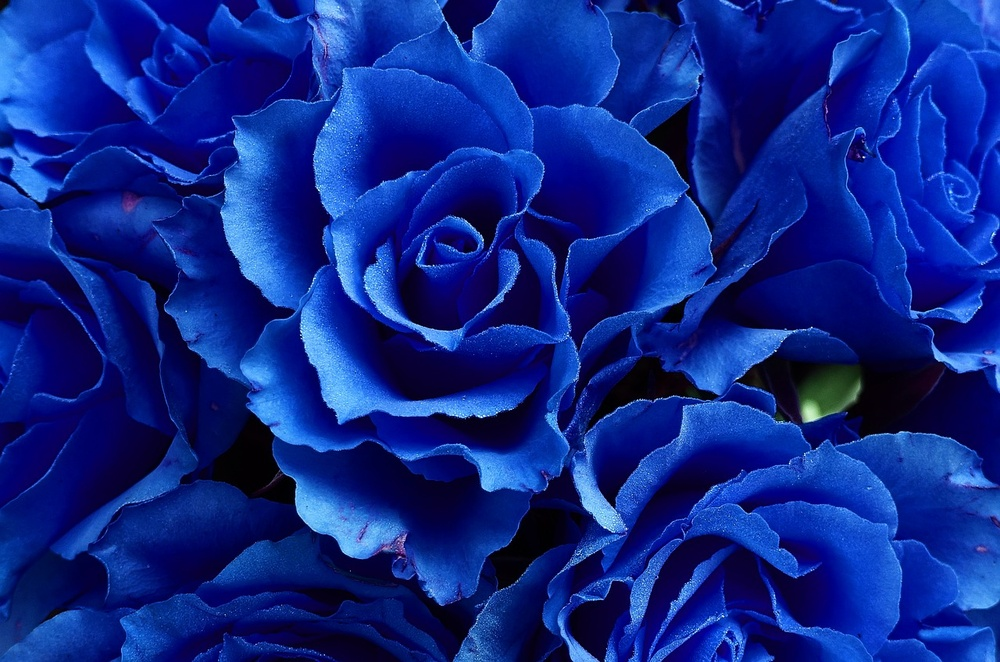
#> input picture chapter6/flower.jpeg, 1000 x 662 px, shrunk from 1280 x 847 before the run
$ python image_process.py
#> lines starting #> are read from the running program, lines starting #| are printed output that depends on the picture
from lib2to3.pytree import convert
from PIL import Image

image = Image.open('flower.jpeg')
#> image is the input picture: PIL image 1000x662 RGB; mean R, G, B 13.3, 38.4, 138
red, green, blue = image.split()
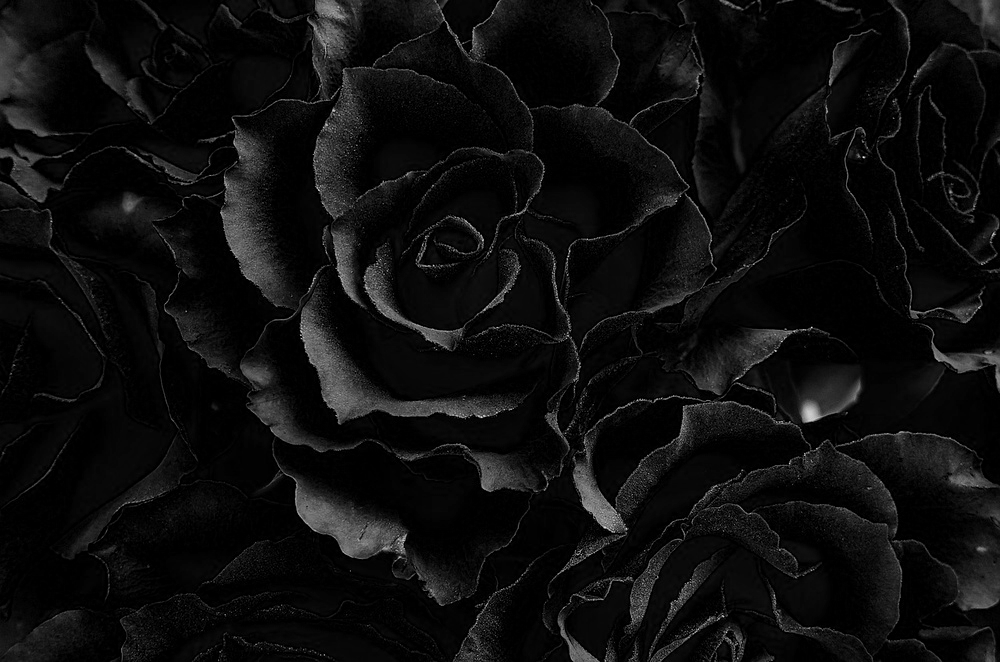
#> red: PIL image 1000x662 L; min 0, max 239, mean 13.3
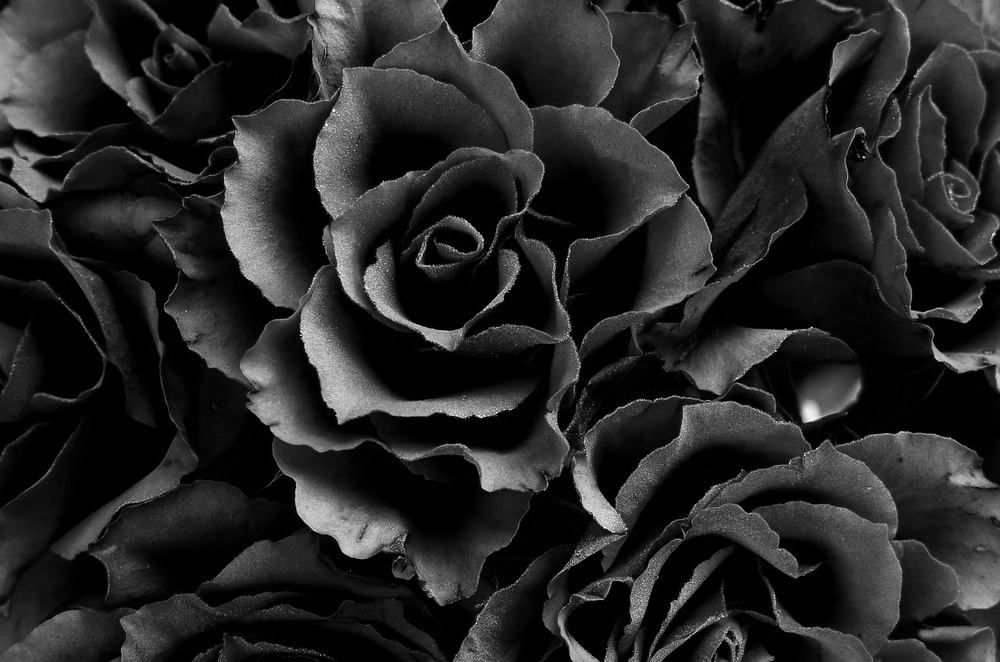
#> green: PIL image 1000x662 L; min 0, max 255, mean 38.4
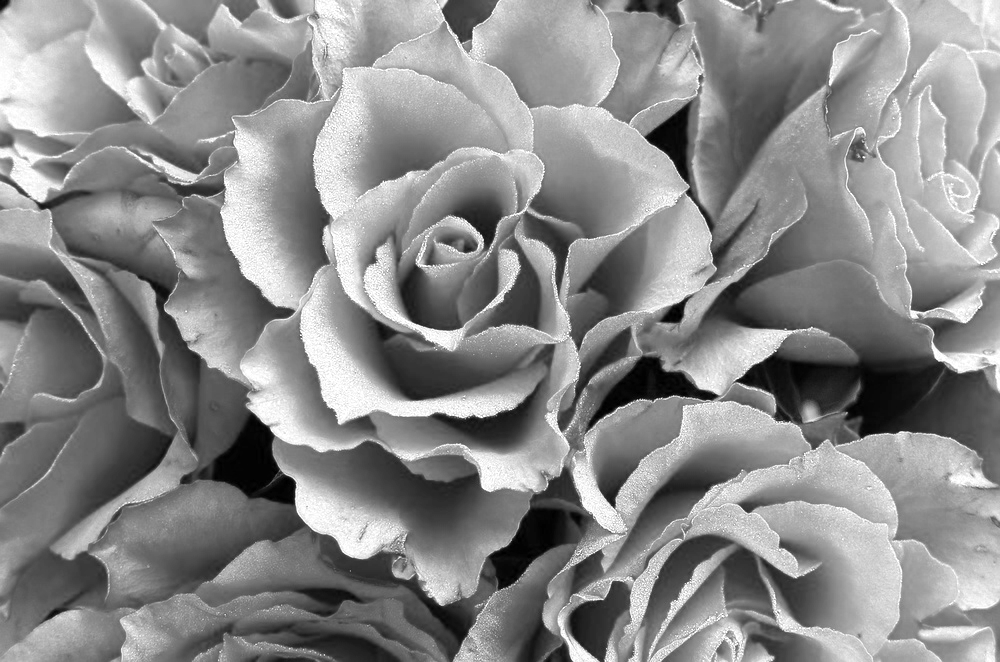
#> blue: PIL image 1000x662 L; min 0, max 255, mean 138
convert_image = Image.merge('RGB', (blue, green, red))
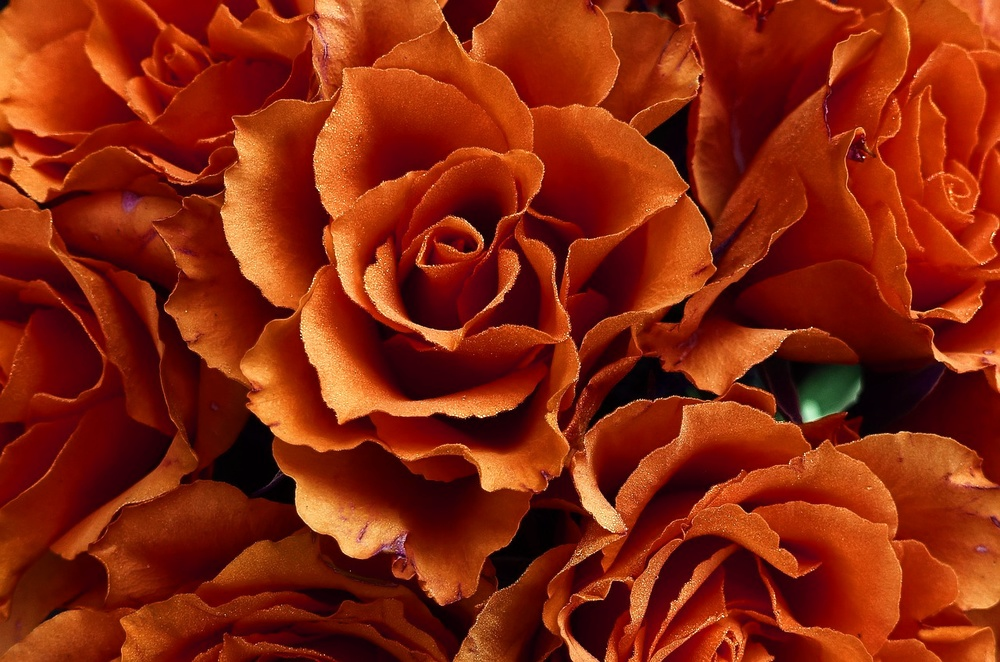
#> convert_image: PIL image 1000x662 RGB; mean R, G, B 138, 38.4, 13.3
convert_image.show()
convert_image.save('rgb_to_bgr.jpeg')
